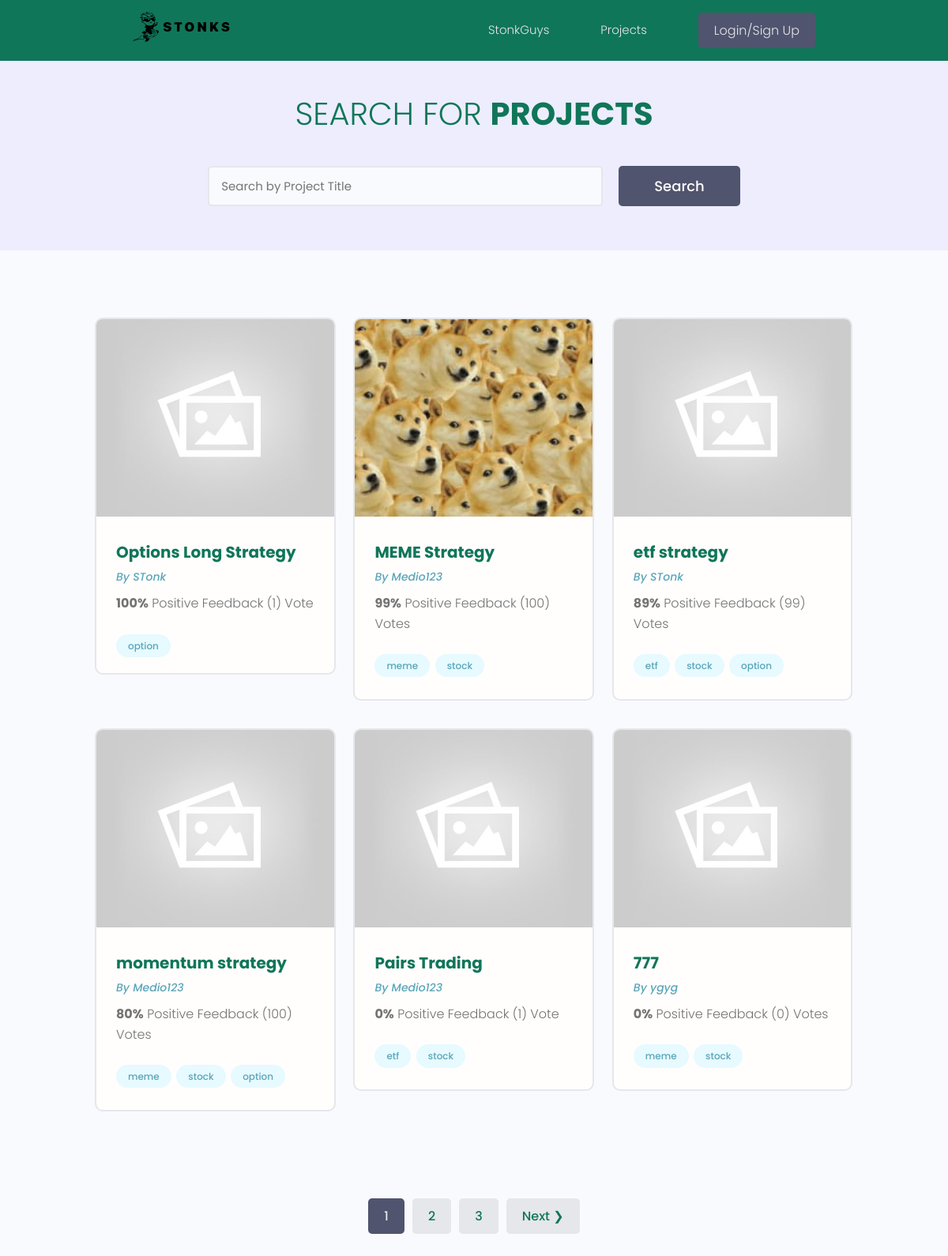
/projects/, run on the app's committed database.
### projects/models.py (models this page shows, shortened)
class Project(models.Model):
    owner = models.ForeignKey(Profile, null=True, blank=True, on_delete=models.CASCADE)
    title = models.CharField(max_length=200)
    description = models.TextField(null=True, blank=True)
    featured_image = models.ImageField(null=True, blank=True, default="default.jpg")
    demo_link =  models.CharField(max_length=2000, null=True, blank=True)
    source_link = models.CharField(max_length=2000, null=True, blank=True)
    tags = models.ManyToManyField('Tag', blank=True)
    vote_total = models.IntegerField(default=0, null=True, blank=True)
    vote_ratio = models.IntegerField(default=0, null=True, blank=True)
    created = models.DateTimeField(auto_now_add=True)
    id = models.UUIDField(default=uuid.uuid4, unique=True, primary_key=True, editable=False)
    class Meta:
        ordering = ['-vote_ratio', '-vote_total', '-created']
    @property
    def imageURL(self):
        try:
            url = self.featured_image.url
        except:
            url = ''
        return url

class Tag(models.Model):
    name = models.CharField(max_length=200)
    created = models.DateTimeField(auto_now_add=True)
    id = models.UUIDField(default=uuid.uuid4, unique=True, primary_key=True, editable=False)
    def __str__(self) -> str:
        return self.name

### users/models.py (models this page shows, shortened)
class Profile(models.Model):
    user = models.OneToOneField(User, on_delete=models.CASCADE, null=True, blank=True)
    username = models.CharField(max_length=200, null=True, blank=True)
    location = models.CharField(max_length=200, null=True, blank=True)
    name = models.CharField(max_length=200, null=True, blank=True)
    email = models.EmailField(max_length=500, null=True, blank=True)
    short_intro = models.CharField(max_length=200, null=True, blank=True)
    bio = models.TextField(null=True, blank=True)
    profile_image = models.ImageField(null=True, blank=True, upload_to='profiles/', default='profiles/default_avatar.jpg')
    social_twitter = models.CharField(max_length=200, null=True, blank=True)
    social_reddit = models.CharField(max_length=200, null=True, blank=True)
    social_youtube = models.CharField(max_length=200, null=True, blank=True)
    social_telegram = models.CharField(max_length=200, null=True, blank=True)
    social_website = models.CharField(max_length=200, null=True, blank=True)
    created = models.DateTimeField(auto_now_add=True)
    id = models.UUIDField(default=uuid.uuid4, unique=True, primary_key=True, editable=False)
    class Meta:
        ordering = ['created']

### projects/views.py (the view)
# urls.py: path('projects/', views.getProjects),
def projects(request):
    projects, search_query = search_projects(request)
    custom_range, projects = paginate_projects(request, projects, 6)
    context =  {'projects': projects, 'search_query': search_query, 'custom_range': custom_range}
    return render(request, 'projects/projects.html', context)

### projects/utils.py (called while the page is built)
def search_projects(request):
    search_query = ''
    if request.GET.get('search_query'):
        search_query = request.GET.get('search_query')
    tags = Tag.objects.filter(name__icontains=search_query)
    projects = Project.objects.distinct().filter(
        Q(title__icontains=search_query) |
        Q(description__icontains=search_query)|
        Q(owner__name__icontains = search_query)|
        Q(tags__in=tags)
    )
    return projects, search_query

def paginate_projects(request, projects, results):
    page = request.GET.get('page')
    results = results
    paginator = Paginator(projects, results)
    try:
        projects = paginator.page(page)
    except PageNotAnInteger:
        page = 1
        projects = paginator.page(page)
    except EmptyPage:
        page = paginator.num_pages #give last page
        projects = paginator.page(page)
    leftIndex = (int(page) - 1)
    if leftIndex < 1:
        leftIndex = 1
    rightIndex = (int(page) + 3)
    if rightIndex > paginator.num_pages:
        rightIndex = paginator.num_pages + 1
    custom_range = range(leftIndex, rightIndex)
    return custom_range, projects

### projects/templates/projects/projects.html (shortened to what this page needs)
{% extends 'main.html' %}
{% block content %}
<main class="projects">
    <section class="hero-section text-center">
      <div class="container container--narrow">
        <div class="hero-section__box">
          <h2>Search for <span>Projects</span></h2>
        </div>
        <div class="hero-section__search">
          <form id='searchForm' class="form" action="{% url 'projects' %}" method="get">
            <div class="form__field">
              <input class="input input--text" id="formInput#search" type="text" name="search_query"
                placeholder="Search by Project Title" value="{{search_query}}" />
            </div>
            <input class="btn btn--sub btn--lg" type="submit" value="Search" />
          </form>
        </div>
      </div>
    </section>
    <section class="projectsList">
      <div class="container">
        <div class="grid grid--three">
          {% for project in projects %}
          <div class="column">
            <div class="card project">
              <a href="{% url 'project' project.id %}" class="project">
                <img class="project__thumbnail" src="{{project.imageURL}}" alt="project thumbnail" />
                <div class="card__body">
                  <h3 class="project__title">{{project.title}}</h3>
                  <p><a class="project__author" href="{% url 'user_profile' project.owner.id %}">By {{project.owner.name}}</a></p>
                  <p class="project--rating">
                    <span style="font-weight: bold;">{{project.vote_ratio}}%</span> Positive
                    Feedback ({{project.vote_total}}) Vote{{project.vote_total|pluralize:"s"}}
                  </p>
                  <div class="project__tags">
                    {% for tag in project.tags.all %}
                    <span class="tag tag--pill tag--main">
                      <small>{{tag}}</small>
                    </span>
                    {% endfor %}
                  </div>
                </div>
              </a>
            </div>
          </div>
          {% endfor %}
        </div>
      </div>
    </section>
    {% include 'pagination.html' with queryset=projects custom_range=custom_range %}
  </main>
{% endblock content %}

### templates/main.html (shortened to what this page needs)
<!DOCTYPE html>
{% load static %}
<html lang="en">
<head>
    <link rel="stylesheet" href="https://cdn.iconmonstr.com/1.3.0/css/iconmonstr-iconic-font.min.css" />
    <link rel="stylesheet" href="{% static 'uikit/styles/uikit.css' %}" />
    <link rel="stylesheet" href="{% static 'styles/app.css' %}" />
</head>
<body>
    {% include 'navbar.html' %}
    {% block content %}
    {% endblock content %}
</body>
</html>

### templates/navbar.html (shortened to what this page needs)
{% load static %}
<header class="header">
    <div class="container container--narrow">
      <a href="{% url 'profiles' %}" class="header__logo">
        <img src="{% static 'images/logo.svg' %}" alt="StonkSearch Logo"/>
      </a>
      <nav class="header__nav">
        <ul class="header__menu">
          <li class="header__menuItem"><a href="{% url 'profiles' %}">StonkGuys</a></li>
          <li class="header__menuItem"><a href="{% url 'projects' %}">Projects</a></li>
          {% if request.user.is_authenticated %}
          <li class="header__menuItem"><a href="{%url 'inbox' %}">Inbox</a></li>
          <li class="header__menuItem"><a href="{%url 'account' %}">Account</a></li>
          <li class="header__menuItem"><a href="{%url 'logout' %}" class="btn btn--sub">Logout</a></li>
          {% else %}
          <li class="header__menuItem"><a href="{%url 'login' %}" class="btn btn--sub">Login/Sign Up</a></li>
          {% endif %}
        </ul>
      </nav>
    </div>
  </header>

### templates/pagination.html (shortened to what this page needs)
 {% if queryset.has_other_pages %}
 <div class="pagination">
   <ul class="container">
     {% for page in custom_range %}
     {% if page == queryset.number %}
     <li><a href="?page={{page}}" class="btn page-link btn--sub" data-page="{{page}}">{{page}}</a></li>
     {% else %}
     <li><a href="?page={{page}}" class="btn page-link" data-page="{{page}}">{{page}}</a></li>
     {% endif %}
     {% endfor %}
     {% if queryset.has_next %}
     <li><a href="?page={{queryset.next_page_number}}" class="btn page-link" data-page = {{queryset.next_page_number}}>Next &#10095;</a></li>
     {% endif %}
   </ul>
 </div>
 {% endif %}

### static/styles/app.css (style rules this page uses)
:root { --color-sub: #107659; }
.btn--sub { background-color: var(--color-sub-light); }
.card { border: 2px solid var(--color-light); }
img { width: 100%; }
.header { position: sticky; z-index: 111; background-color: var(--color-sub); padding: 1.5rem 0; }
.header > .container { display: flex; justify-content: space-between; align-items: center; }
.header__logo > img { height: 3.8rem; }
.header__nav > ul { display: inline-flex; align-items: center; list-style: none; gap: 6.5rem; }
.header__menuItem > a { color: var(--color-light); font-weight: 300; }
.hero-section { height: 40vh; display: flex; align-items: center; background-color: var(--color-sub); }
.hero-section__box { margin-bottom: 4rem; }
.hero-section__box > h2, .hero-section__box > h2 > span { font-size: 4rem; color: var(--color-light); line-height: 1.3; text-transform: uppercase; }
.hero-section__box > h2 { font-weight: 300; }
.hero-section__box > h2 > span { font-weight: 700; }
.hero-section__search > .form { display: flex; align-items: center; justify-content: center; gap: 2rem; }
.hero-section__search > .form input.input--text { width: 50rem; }
.pagination { margin-top: 8rem; margin-bottom: 10rem; }
.pagination > ul { flex-wrap: wrap; list-style: none; display: flex; align-items: center; justify-content: center; gap: 1rem; }
.pagination .btn { color: var(--color-sub); }
.pagination .btn.btn--sub { color: var(--color-light); }
.project__author { font-size: 1.4rem; font-style: italic; }
.project--rating { margin-bottom: 1.6em; margin-top: .5em; }
.projects > .hero-section { background: var(--color-sub-lighter); height: 30vh; }
.projects .hero-section__box { margin-bottom: 2.5rem; }
.projects .hero-section__box > h2 { color: var(--color-sub); }
.projects .hero-section__box > h2 > span { font-weight: 700; color: var(--color-sub); }
.projectsList { margin-top: 8rem; }
.project__thumbnail { height: 25rem; object-fit: cover; object-position: top center; }
.project__title { font-size: 2rem; font-weight: 700; color: var(--color-sub); }

### static/uikit/styles/modules/_variables.css (style rules this page uses)
:root { --color-main: #5aa5b9; --color-main-light: #e6faff; --color-sub: #3f4156; --color-sub-light: #51546e; --color-sub-lighter: #ededfd; --color-text: #737373; --color-gray: #8b8b8b; --color-light: #e5e7eb; --color-light-gray: #767676; --color-bg: #f8fafd; --color-white: #fffefd; --color-white-light: #f3f3f3; --color-success: #359e64; --color-success-bg: #def8e8; --color-error: #fc4b0b; --color-error-bg: #fff2ee; --font-base: 'Poppins', arial, helvetica, 'Segoe UI', roboto, ubuntu, sans-serif; --font-monospace: 'Fira Code', 'Courier New', courier, monospace; --font-regular: 300; --font-medium: 500; --font-bold: 700; --generic-shadow: 1px 1px 5px #00000010; --generic-transition: all 0.3s ease-in-out; }

### static/uikit/styles/modules/_base.css (style rules this page uses)
* { margin: 0; padding: 0; box-sizing: border-box; text-rendering: optimizeLegibility; color: inherit; font-size: inherit; }
html { font-size: 50%; }
@media only screen and (min-width: 480px) { html { font-size: 56.25%; } }
@media only screen and (min-width: 1200px) { html { font-size: 62.5%; } }
body { line-height: 1.6; font-weight: 400; font-size: 1.5rem; color: var(--color-text); background-color: var(--color-bg); min-height: 100vh; }

### static/uikit/styles/modules/_typography.css (style rules this page uses)
* { font-family: var(--font-base); }
h2 { font-size: 3.6rem; font-weight: var(--font-bold); }
h3 { font-size: 3.2rem; font-weight: var(--font-medium); }
p, span, strong { font-size: 1.6rem; color: var(--color-text); font-weight: var(--font-regular); }
a { padding-bottom: 2px; text-decoration: none; display: inline-block; color: var(--color-main); font-weight: var(--font-medium); }

### static/uikit/styles/modules/_utilities.css (style rules this page uses)
.container { width: 92%; max-width: 165rem; margin: 0 auto; box-sizing: border-box; }
.container--narrow { width: 92%; max-width: 120rem; }
@media screen and (min-width: 1000px) { .container { width: 90%; } }
@media screen and (min-width: 1000px) { .container--narrow { width: 85%; } }
@media screen and (min-width: 1200px) { .container { width: 80%; } }
@media screen and (min-width: 1200px) { .container--narrow { width: 72%; } }
.text-center { text-align: center; }

### static/uikit/styles/modules/_card.css (style rules this page uses)
.card { border-radius: 1rem; background-color: var(--color-white); border: 1.5px solid var(--color-light); width: auto; height: auto; margin-top: 0.5rem; margin-bottom: 0.5rem; overflow: hidden; }
.card__body, .card__header { padding: 2rem 2.5rem; }

### data on the page
Project: imageURL (placeholder picture), title "Options Long Strategy", owner.name "STonk", vote_ratio "100", vote_total "1"
Tag: name "option"
Project: imageURL (picture), title "MEME Strategy", owner.name "Medio123", vote_ratio "99", vote_total "100"
Tag: name "meme"
Tag: name "stock"
Project: imageURL (placeholder picture), title "etf strategy", owner.name "STonk", vote_ratio "89", vote_total "99"
Tag: name "etf"
Project: imageURL (placeholder picture), title "momentum strategy", owner.name "Medio123", vote_ratio "80", vote_total "100"
Project: imageURL (placeholder picture), title "Pairs Trading", owner.name "Medio123", vote_ratio "0", vote_total "1"
Project: imageURL (placeholder picture), title "777", owner.name "ygyg", vote_ratio "0", vote_total "0"

### other printed values
{{ page }} "1"
{{ page }} "2" "3"
